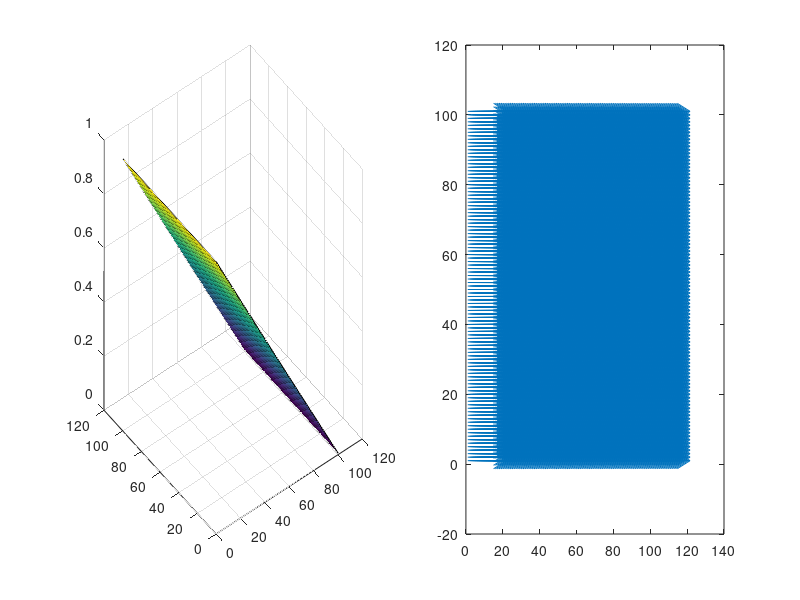

Source code (MATLAB):
clear;
close all;

%%%%%%%%%%%%%%%%%%%%
%%%   Geometry   %%%
%%%%%%%%%%%%%%%%%%%%

Lx = 1;         Ly = 1;         % rectangle dimensions
Nx = 100;       Ny = 100;       % # of intervals
nx = Nx + 1;    ny = Ny + 1;    % # of gridpoints in x and y, w/ boundaries
dx = Lx/Nx;     dy = Ly/Ny;     % grid spacing
x = (0:Nx)*dx;  y = (0:Ny)*dy;  % x and y positions on grid

%%%%%%%%%%%%%%%%%%%%%%%%%%%%%%%%%%%%%%%%%%%%%%
%%%   Interation and Starting Conditions   %%%
%%%%%%%%%%%%%%%%%%%%%%%%%%%%%%%%%%%%%%%%%%%%%%

cc = 1.e-6;     % convergence criteria
in_x = 2:nx - 1;   in_y = 2:ny - 1;   % internal grid points
V = zeros(nx, ny);  % solution with BC

%%%%%%%%%%%%%%%%%%%%%%%%%%%%%%%
%%%   Boundary Conditions   %%%
%%%%%%%%%%%%%%%%%%%%%%%%%%%%%%%

V(:,1) = 0;      % Bottom BC
V(:,ny) = 0;     % Top BC

V(1,:) = 1;      % Left BC
V(nx,:) = 0;     % Right BC

%%%%%%%%%%%%%%%%%%%%%%%%%%%%
%%%   Jacobi Iteration   %%%
%%%%%%%%%%%%%%%%%%%%%%%%%%%%

V_old = V;
error = 2*cc;
it_count = 0;

while (error > cc)
    
    % Iteration Counter
    it_count = it_count + 1;
    
    % Interation Solution
%     V(in_x, in_y) = 0.25*(V(in_x-1, in_y) + V(in_x, in_y-1) + V(in_x+1, in_y) +V(in_x, in_y+1));
    V = imboxfilt(V, 3);
    % Reseting BC
    V(:,1) = V(:,2);      % Bottom BC
    V(:,ny) = V(:,ny-1);     % Top BC

    V(1,:) = 1;      % Left BC
    V(nx,:) = 0;     % Right BC

    %Error Calculation
    error = max(abs(V(:) - V_old(:)));

    %Plots in 3D
    if mod(it_count, 250) == 0
        subplot(1,2,1)
        surf(V')
        
        subplot(1,2,2)
        [Ex, Ey] = gradient(V);
        quiver(-Ey',-Ex', 15)

%         subplot(1,3,3)
%         grad = imboxfilt(V, 3);
%         imshowpair(grad);
        pause(0.05)
    end
    
    %Checks if interation diverges by looking for non-numbers or infinities
    if any(isnan(V(:))) || any(isinf(V(:)))
        fprintf('Iterations Diverge\n');
    end

    V_old = V;
end

fprintf('%g\n', it_count);

% [Ex, Ey] = gradient(V);
% figure
% quiver(-Ey',-Ex', 0.8)


%%%%%%%%%%%%%%%%%%%%
%%%   Plotting   %%%
%%%%%%%%%%%%%%%%%%%%

% [xx, yy] = meshgrid(x, y);
% v = [0.8 0.6 0.4 0.2 0.1 0.05 0.01];
% contour(xx, yy, V', v, 'ShowText', 'on');
% axis equal;
% 
% Tick = [0 0.2 0.4 0.6 0.8 1];
% set(gca, 'YTick', Tick);
% set(gca, 'XTick', Tick);
% 
% xlabel('$x$', 'Interpreter', 'latex', 'FontSize', 14);
% ylabel('$y$', 'Interpreter', 'latex', 'FontSize', 14);
% title('Interative Solution of the Laplace Equation', 'Interpreter', 'latex', 'FontSize', 16);